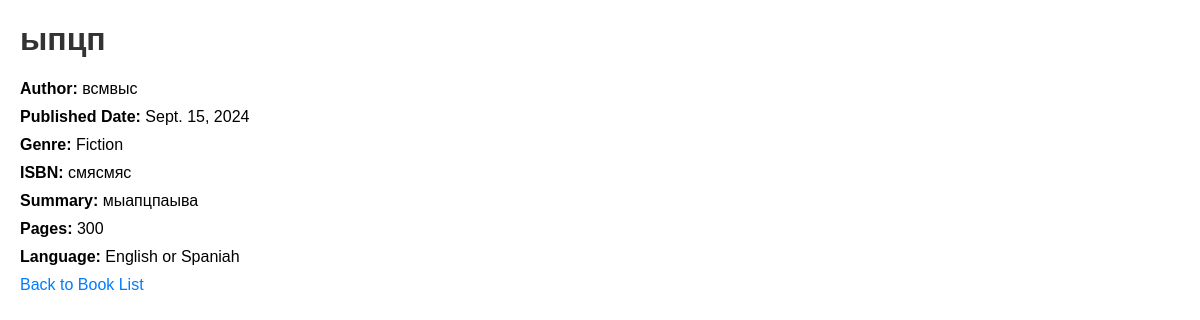
Page /3/ on the earlier database version.
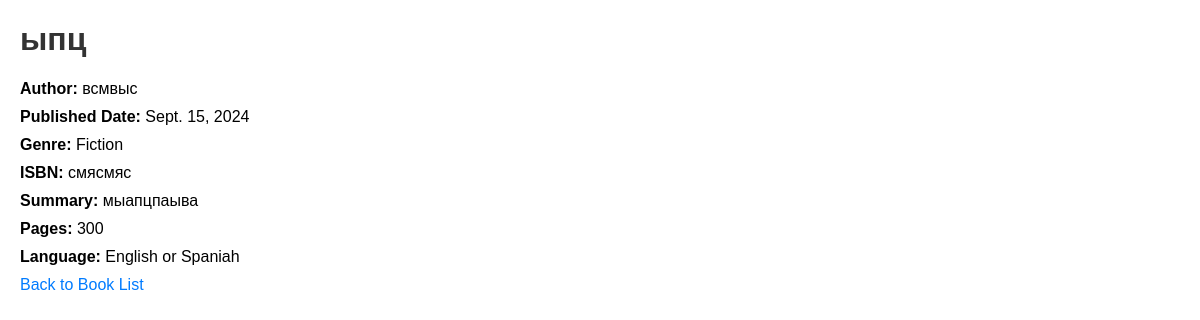
Same page on the later database version.
### books/models.py (models this page shows, shortened)
class Book(models.Model):
    GENRE_CHOICES = [
        ('fiction', 'Fiction'),
        ('non_fiction', 'Non-Fiction'),
        ('fantasy', 'Fantasy'),
        ('science_fiction', 'Science Fiction'),
        ('biography', 'Biography'),
        ('mystery', 'Mystery'),
        ('romance', 'Romance'),
        ('thriller', 'Thriller'),
    ]
    title = models.CharField(max_length=255, verbose_name='Title', blank=False, db_index=True)
    author = models.CharField(max_length=100, verbose_name='Author', blank=False, db_index=True)
    published_date = models.DateField(verbose_name='Published Date', blank=False, db_index=True)
    genre = models.CharField(max_length=20, choices=GENRE_CHOICES, default='fiction', verbose_name='Genre', blank=False, db_index=True)
    isbn = models.CharField(max_length=13, unique=True, verbose_name='ISBN', blank=False, db_index=True)
    summary = models.TextField(verbose_name='Summary', blank=False, db_index=True)
    cover_image = models.ImageField(upload_to='covers/', blank=True, null=True, verbose_name='Cover Image', db_index=True)
    pages = models.IntegerField(verbose_name='Number of Pages', blank=False, db_index=True)
    language = models.CharField(max_length=30, verbose_name='Language', blank=False, db_index=True)

### books/views.py (the view)
# urls.py: path('<int:pk>/', BookDetailView.as_view(), name='book_detail'),
class BookDetailView(DetailView):
    model = Book
    template_name = 'books/book_detail.html'
    context_object_name = 'book'

### books/templates/books/book_detail.html (shortened to what this page needs)
<!DOCTYPE html>
<html>
<head>
</head>
<body>
    <h1>{{ book.title }}</h1>
    <p><strong>Author:</strong> {{ book.author }}</p>
    <p><strong>Published Date:</strong> {{ book.published_date }}</p>
    <p><strong>Genre:</strong> {{ book.get_genre_display }}</p>
    <p><strong>ISBN:</strong> {{ book.isbn }}</p>
    <p><strong>Summary:</strong> {{ book.summary }}</p>
    <p><strong>Pages:</strong> {{ book.pages }}</p>
    <p><strong>Language:</strong> {{ book.language }}</p>
    <a href="{% url 'book_list' %}">Back to Book List</a>
</body>
</html>

### books/templates/books/book_detail.html (style rules this page uses)
body { font-family: Arial, sans-serif; margin: 20px; }
h1 { color: #333; }
p { margin: 10px 0; }
a { text-decoration: none; color: #007bff; }

Differences in the rows shown:
changed Book "всмвыс": title "ыпцп" → "ыпц"
